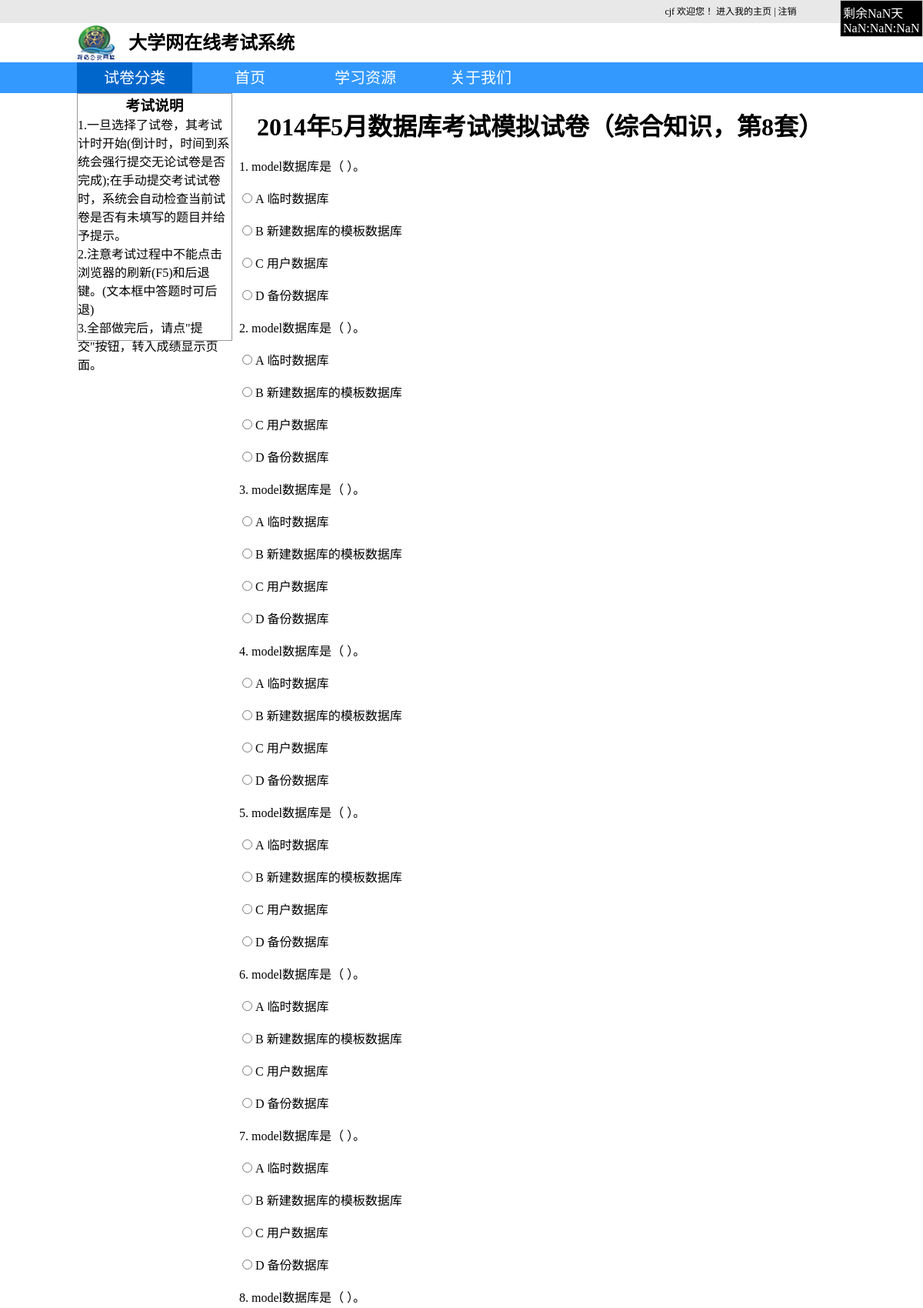
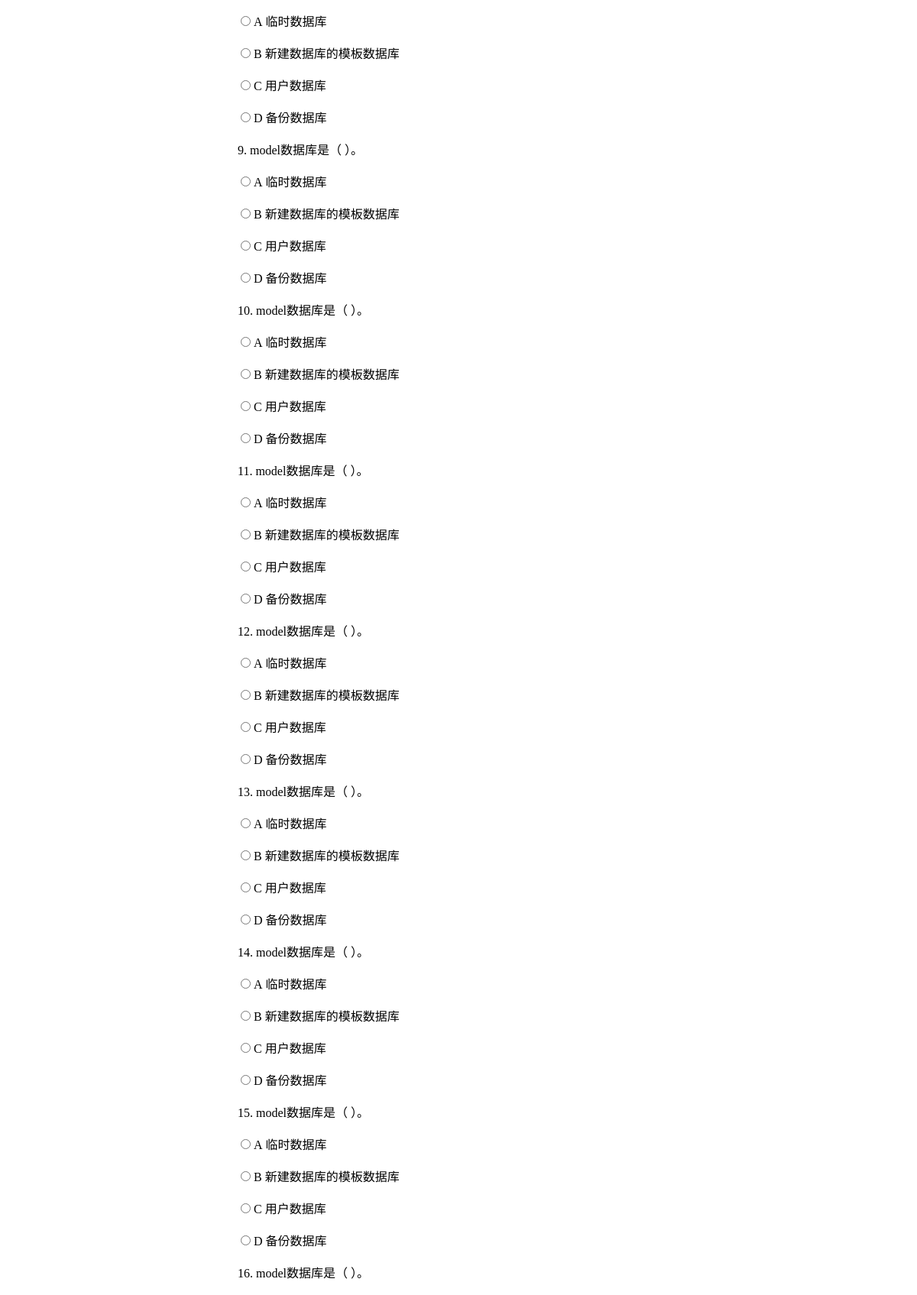
/onlinetest/exam/test.php?action=6 (signed in, upper part), run on the app's committed database (2 pictures, top to bottom).
### tables this page shows
CREATE TABLE IF NOT EXISTS `testpaper` (
  `eid` int(11) NOT NULL DEFAULT '0',
  `papername` char(50) NOT NULL,
  `degree` int(11) NOT NULL,
  `qid` int(11) NOT NULL,
  `questionText` char(250) NOT NULL,
  `optionA` char(250) NOT NULL,
  `optionB` char(250) NOT NULL,
  `optionC` char(250) NOT NULL,
  `optionD` char(250) NOT NULL,
  `answer` char(250) NOT NULL,
  `score` int(11) NOT NULL DEFAULT '5',
  `analyse` char(250) DEFAULT NULL,
  `starttime` char(20) NOT NULL,
  `endtime` char(20) NOT NULL
);

### onlinetest/exam/test.php (the view, shortened to what this page needs)
<?php
$eid=$_GET['action'] ;
include('../templates/testheader.php');
$question_query = mysql_query("select * from testpaper where eid='$eid'  limit 20");
$namecount=0;
$t_num=0;
$row=mysql_num_rows($question_query);
if($row){
echo '<form  method="post" id="test" action="answer.php?action=',$eid,'">';
while($row2=mysql_fetch_array($question_query)){
 $name=$row2['papername'];
 if($namecount==0)
 {
 echo '<br/><h1 align="center">',$name,'</h1><br/>';
 $namecount++;
 }
$questionText=$row2['questionText'];
$optionA=$row2['optionA'];
$optionB=$row2['optionB'];
$optionC=$row2['optionC'];
$optionD=$row2['optionD'];
echo '&nbsp;',$t_num+1,'.&nbsp;',$questionText,'<br /><br />','&nbsp;&nbsp;','<input type="radio"  name="',$t_num,'"value="A" />&nbsp;A&nbsp;';
echo $optionA,'<br /><br />','&nbsp;&nbsp;','<input type="radio" name="',$t_num,'" value="B" />&nbsp;B&nbsp;';
echo $optionB,'<br /><br />','&nbsp;&nbsp;','<input type="radio"  name="',$t_num,'"value="C" />&nbsp;C&nbsp;';
echo $optionC,'<br /><br />','&nbsp;&nbsp;','<input type="radio" name="',$t_num,'"value="D" />&nbsp;D&nbsp;';
echo $optionD;
echo '<br /><br />';
$t_num++;
}
 echo '<p align="center"><input type="submit" name="submitwe" id="submitwe" value="subimt" ></p><br/></form>';
}
echo '</div></div>';
?>
<div id="top"></div>

### onlinetest/css/style.css (style rules this page uses)
* { margin:0; padding:0; }

### onlinetest/exam/css/style.css (style rules this page uses)
#top { position:absolute; width:100px; height:40px; top:0; right:0; background:black; padding:3px; border:1px solid #CCC; color:white; }

### data on the page
testpaper: papername "2014年5月数据库考试模拟试卷（综合知识，第8套）", questionText "model数据库是（ ）。", optionA "临时数据库", optionB "新建数据库的模板数据库", optionC "用户数据库", optionD "备份数据库"
testpaper: questionText "model数据库是（ ）。", optionA "临时数据库", optionB "新建数据库的模板数据库", optionC "用户数据库", optionD "备份数据库"
testpaper: questionText "model数据库是（ ）。", optionA "临时数据库", optionB "新建数据库的模板数据库", optionC "用户数据库", optionD "备份数据库"
testpaper: questionText "model数据库是（ ）。", optionA "临时数据库", optionB "新建数据库的模板数据库", optionC "用户数据库", optionD "备份数据库"
testpaper: questionText "model数据库是（ ）。", optionA "临时数据库", optionB "新建数据库的模板数据库", optionC "用户数据库", optionD "备份数据库"
testpaper: questionText "model数据库是（ ）。", optionA "临时数据库", optionB "新建数据库的模板数据库", optionC "用户数据库", optionD "备份数据库"
testpaper: questionText "model数据库是（ ）。", optionA "临时数据库", optionB "新建数据库的模板数据库", optionC "用户数据库", optionD "备份数据库"
testpaper: questionText "model数据库是（ ）。", optionA "临时数据库", optionB "新建数据库的模板数据库", optionC "用户数据库", optionD "备份数据库"
testpaper: questionText "model数据库是（ ）。", optionA "临时数据库", optionB "新建数据库的模板数据库", optionC "用户数据库", optionD "备份数据库"
testpaper: questionText "model数据库是（ ）。", optionA "临时数据库", optionB "新建数据库的模板数据库", optionC "用户数据库", optionD "备份数据库"
testpaper: questionText "model数据库是（ ）。", optionA "临时数据库", optionB "新建数据库的模板数据库", optionC "用户数据库", optionD "备份数据库"
testpaper: questionText "model数据库是（ ）。", optionA "临时数据库", optionB "新建数据库的模板数据库", optionC "用户数据库", optionD "备份数据库"
testpaper: questionText "model数据库是（ ）。", optionA "临时数据库", optionB "新建数据库的模板数据库", optionC "用户数据库", optionD "备份数据库"
testpaper: questionText "model数据库是（ ）。", optionA "临时数据库", optionB "新建数据库的模板数据库", optionC "用户数据库", optionD "备份数据库"
testpaper: questionText "model数据库是（ ）。", optionA "临时数据库", optionB "新建数据库的模板数据库", optionC "用户数据库", optionD "备份数据库"
testpaper: questionText "model数据库是（ ）。"

### other printed values
$username "cjf"
